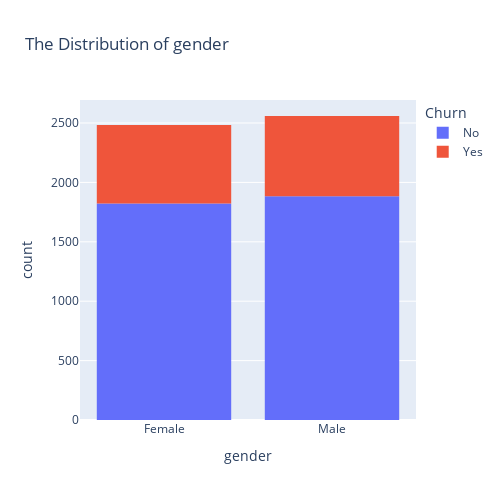
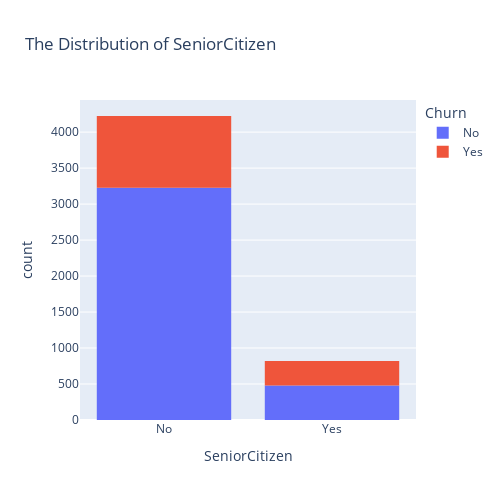
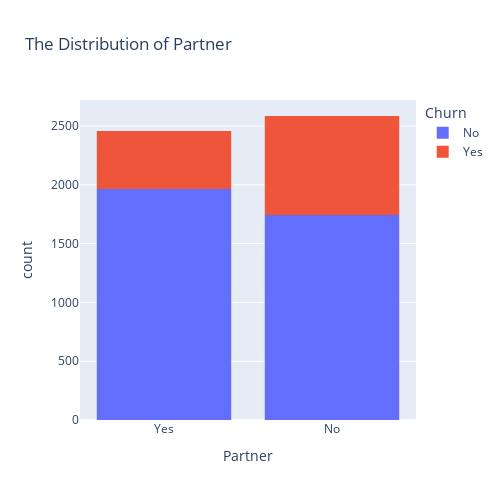
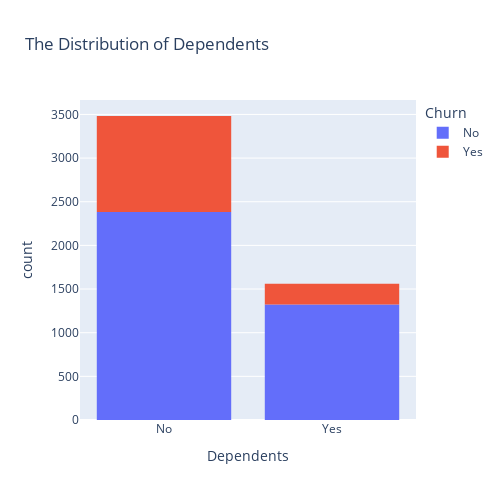

These figures' notebook cell, in order:
### Markdown cell above
### Bi & Multivariate Analysis

### Code cell
for column in obj_cols.columns:
    #Creating histogram for categorical columns
    fig=px.histogram(df_churn, x= column, color='Churn', title=f'The Distribution of {column}', width=500, height=500)
    fig.show()

### Figure 1 — Plotly figure (JSON) as saved in the notebook; plotly's stock layout.template omitted (floating-point values rounded to 4 significant figures; data arrays with more than 128 entries replaced by an {"elided": "..."} marker saying what was removed)
{"data": [{"alignmentgroup": "True", "bingroup": "x", "hovertemplate": "Churn=No<br>gender=%{x}<br>count=%{y}<extra></extra>", "legendgroup": "No", "marker": {"color": "#636efa", "pattern": {"shape": ""}}, "name": "No", "offsetgroup": "No", "orientation": "v", "showlegend": true, "type": "histogram", "x": {"elided": "3707 str values"}, "xaxis": "x", "yaxis": "y"}, {"alignmentgroup": "True", "bingroup": "x", "hovertemplate": "Churn=Yes<br>gender=%{x}<br>count=%{y}<extra></extra>", "legendgroup": "Yes", "marker": {"color": "#EF553B", "pattern": {"shape": ""}}, "name": "Yes", "offsetgroup": "Yes", "orientation": "v", "showlegend": true, "type": "histogram", "x": {"elided": "1336 str values"}, "xaxis": "x", "yaxis": "y"}], "layout": {"barmode": "relative", "height": 500, "legend": {"title": {"text": "Churn"}, "tracegroupgap": 0}, "title": {"text": "The Distribution of gender"}, "width": 500, "xaxis": {"anchor": "y", "autorange": true, "domain": [0, 1], "range": [-0.5, 1.5], "title": {"text": "gender"}, "type": "category"}, "yaxis": {"anchor": "x", "autorange": true, "domain": [0, 1], "range": [0, 2694.0], "title": {"text": "count"}}}}

### Figure 2 — Plotly figure (JSON) as saved in the notebook; plotly's stock layout.template omitted (floating-point values rounded to 4 significant figures; data arrays with more than 128 entries replaced by an {"elided": "..."} marker saying what was removed)
{"data": [{"alignmentgroup": "True", "bingroup": "x", "hovertemplate": "Churn=No<br>SeniorCitizen=%{x}<br>count=%{y}<extra></extra>", "legendgroup": "No", "marker": {"color": "#636efa", "pattern": {"shape": ""}}, "name": "No", "offsetgroup": "No", "orientation": "v", "showlegend": true, "type": "histogram", "x": {"elided": "3707 str values"}, "xaxis": "x", "yaxis": "y"}, {"alignmentgroup": "True", "bingroup": "x", "hovertemplate": "Churn=Yes<br>SeniorCitizen=%{x}<br>count=%{y}<extra></extra>", "legendgroup": "Yes", "marker": {"color": "#EF553B", "pattern": {"shape": ""}}, "name": "Yes", "offsetgroup": "Yes", "orientation": "v", "showlegend": true, "type": "histogram", "x": {"elided": "1336 str values"}, "xaxis": "x", "yaxis": "y"}], "layout": {"barmode": "relative", "height": 500, "legend": {"title": {"text": "Churn"}, "tracegroupgap": 0}, "title": {"text": "The Distribution of SeniorCitizen"}, "width": 500, "xaxis": {"anchor": "y", "autorange": true, "domain": [0, 1], "range": [-0.5, 1.5], "title": {"text": "SeniorCitizen"}, "type": "category"}, "yaxis": {"anchor": "x", "autorange": true, "domain": [0, 1], "range": [0, 4446.0], "title": {"text": "count"}}}}

### Figure 3 — Plotly figure (JSON) as saved in the notebook; plotly's stock layout.template omitted (floating-point values rounded to 4 significant figures; data arrays with more than 128 entries replaced by an {"elided": "..."} marker saying what was removed)
{"data": [{"alignmentgroup": "True", "bingroup": "x", "hovertemplate": "Churn=No<br>Partner=%{x}<br>count=%{y}<extra></extra>", "legendgroup": "No", "marker": {"color": "#636efa", "pattern": {"shape": ""}}, "name": "No", "offsetgroup": "No", "orientation": "v", "showlegend": true, "type": "histogram", "x": {"elided": "3707 str values"}, "xaxis": "x", "yaxis": "y"}, {"alignmentgroup": "True", "bingroup": "x", "hovertemplate": "Churn=Yes<br>Partner=%{x}<br>count=%{y}<extra></extra>", "legendgroup": "Yes", "marker": {"color": "#EF553B", "pattern": {"shape": ""}}, "name": "Yes", "offsetgroup": "Yes", "orientation": "v", "showlegend": true, "type": "histogram", "x": {"elided": "1336 str values"}, "xaxis": "x", "yaxis": "y"}], "layout": {"barmode": "relative", "height": 500, "legend": {"title": {"text": "Churn"}, "tracegroupgap": 0}, "title": {"text": "The Distribution of Partner"}, "width": 500, "xaxis": {"anchor": "y", "autorange": true, "domain": [0, 1], "range": [-0.5, 1.5], "title": {"text": "Partner"}, "type": "category"}, "yaxis": {"anchor": "x", "autorange": true, "domain": [0, 1], "range": [0, 2721.0], "title": {"text": "count"}}}}

### Figure 4 — Plotly figure (JSON) as saved in the notebook; plotly's stock layout.template omitted (floating-point values rounded to 4 significant figures; data arrays with more than 128 entries replaced by an {"elided": "..."} marker saying what was removed)
{"data": [{"alignmentgroup": "True", "bingroup": "x", "hovertemplate": "Churn=No<br>Dependents=%{x}<br>count=%{y}<extra></extra>", "legendgroup": "No", "marker": {"color": "#636efa", "pattern": {"shape": ""}}, "name": "No", "offsetgroup": "No", "orientation": "v", "showlegend": true, "type": "histogram", "x": {"elided": "3707 str values"}, "xaxis": "x", "yaxis": "y"}, {"alignmentgroup": "True", "bingroup": "x", "hovertemplate": "Churn=Yes<br>Dependents=%{x}<br>count=%{y}<extra></extra>", "legendgroup": "Yes", "marker": {"color": "#EF553B", "pattern": {"shape": ""}}, "name": "Yes", "offsetgroup": "Yes", "orientation": "v", "showlegend": true, "type": "histogram", "x": {"elided": "1336 str values"}, "xaxis": "x", "yaxis": "y"}], "layout": {"barmode": "relative", "height": 500, "legend": {"title": {"text": "Churn"}, "tracegroupgap": 0}, "title": {"text": "The Distribution of Dependents"}, "width": 500, "xaxis": {"anchor": "y", "autorange": true, "domain": [0, 1], "range": [-0.5, 1.5], "title": {"text": "Dependents"}, "type": "category"}, "yaxis": {"anchor": "x", "autorange": true, "domain": [0, 1], "range": [0, 3665.0], "title": {"text": "count"}}}}
